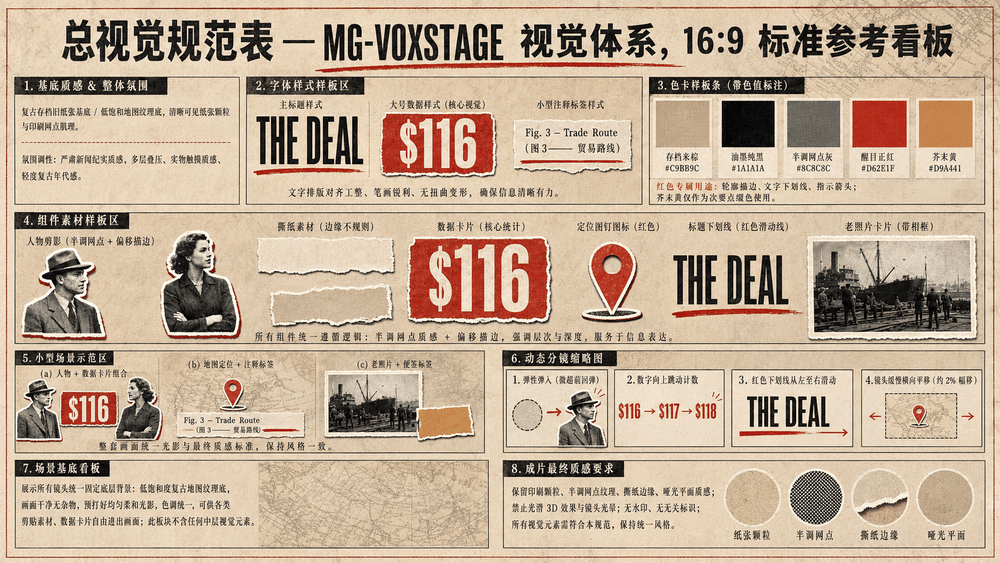
#> input picture assets/mg-voxstage-style-board.png, 1000 x 563 px, shrunk from 1672 x 941 before the run
$ python -i cutout.py   (imports and definitions only)
#> lines starting #> are read from the running program, lines starting #| are printed output that depends on the picture; after the words box and inside, x2 and y2 are one past the last pixel; in counts of white or black regions, pixels touching at a corner belong together
#!/usr/bin/env python3
"""
把 images.json 里标记 `"cutout": true` 的平底元素图抠成透明 PNG。

为什么不用全局色键：纸艺元素内部常有接近底色的浅色（井盖中心、纸片内芯），
全局抠色会把它们一起吃掉。这里从画布四边做连通行 flood fill——只删
"与边缘连通"的底色，被图形包住的近似色保留下来。

产物：public/img/<id>-cut.png（透明、按内容裁边、留 pad 透明边），
以及 public/img/_cutouts.json（每张的裁切框和底色，便于复查）。

    python scripts/cutout.py --project <项目>
    python scripts/cutout.py --project <项目> --only hook-hole,hook-square --force

依赖 Pillow（只在出抠图这一步需要）。
"""

from __future__ import annotations

import argparse
import json
import re
import statistics
import sys
from pathlib import Path

from PIL import Image, ImageDraw, ImageFilter


def log(msg: str) -> None:
    print(msg, flush=True)


def read_json(path: Path):
    with path.open("r", encoding="utf-8-sig") as f:
        return json.load(f)


# [5 lines left out: function write_json, not called in this run]


def background_color(im: Image.Image) -> tuple[int, int, int]:
    """边框像素的中位数。取中位数是为了容忍边缘上偶尔压到主体的像素。"""
    w, h = im.size
    px = im.load()
    edge = []
    for x in range(w):
        edge.append(px[x, 0])
        edge.append(px[x, h - 1])
    for y in range(h):
        edge.append(px[0, y])
        edge.append(px[w - 1, y])
    return tuple(int(statistics.median(c[i] for c in edge)) for i in range(3))  # type: ignore[return-value]


def key_out(
    im: Image.Image,
    tolerance: int = 26,
    erode: int = 2,
    feather: float = 0.7,
    pad: int = 8,
) -> tuple[Image.Image, dict]:
    """返回 (裁边后的 RGBA, 元数据)。"""
    rgb = im.convert("RGB")
    w, h = rgb.size
    bg = background_color(rgb)
    px = rgb.load()

    # 候选底色掩码：与边框中位数的通道差都在容差内
    bgmask = Image.new("L", (w, h), 0)
    mp = bgmask.load()
    for y in range(h):
        for x in range(w):
            r, g, b = px[x, y]
            if max(abs(r - bg[0]), abs(g - bg[1]), abs(b - bg[2])) <= tolerance:
                mp[x, y] = 255

    # 从四边灌水：只把与画布边缘连通的底色标成 128
    step = max(8, min(w, h) // 32)
    seeds = [(0, 0), (w - 1, 0), (0, h - 1), (w - 1, h - 1)]
    for x in range(0, w, step):
        seeds += [(x, 0), (x, h - 1)]
    for y in range(0, h, step):
        seeds += [(0, y), (w - 1, y)]
    for seed in seeds:
        if mp[seed] == 255:
            ImageDraw.floodfill(bgmask, seed, 128, thresh=0)

    alpha = bgmask.point(lambda v: 0 if v == 128 else 255)
    if erode > 0:
        # 去掉留在边缘的一圈底色/抗锯齿光晕
        alpha = alpha.filter(ImageFilter.MinFilter(erode * 2 + 1))
    if feather > 0:
        alpha = alpha.filter(ImageFilter.GaussianBlur(feather))

    rgba = rgb.convert("RGBA")
    rgba.putalpha(alpha)

    bbox = alpha.getbbox()
    meta = {
        "src_w": w,
        "src_h": h,
        "bg": list(bg),
        "tolerance": tolerance,
        "erode": erode,
        "bbox": None,
        "size": [w, h],
    }
    if bbox is None:
        return rgba, meta

    left = max(0, bbox[0] - pad)
    top = max(0, bbox[1] - pad)
    right = min(w, bbox[2] + pad)
    bottom = min(h, bbox[3] + pad)
    cropped = rgba.crop((left, top, right, bottom))
    meta["bbox"] = [left, top, right, bottom]
    meta["size"] = [cropped.width, cropped.height]
    return cropped, meta


# [113 lines left out: functions process, main, not called in this run]


# [2 lines not run here, left out]

>>> from PIL import Image
>>> picture = Image.open('../assets/mg-voxstage-style-board.png')
#> picture is the input picture: PIL image 1000x563 RGB; mean R, G, B 194.1, 172.3, 150
>>> result = key_out(picture)
#> after the loop in background_color, `for x in range(w):`: edge = 2000 items, first 6: (224, 203, 174), (227, 207, 178), (229, 208, 180), (225, 202, 173), (232, 211, 183), (231, 211, 184)
#> after the loop in background_color, `for y in range(h):`: edge = 3126 items, first 6: (224, 203, 174), (227, 207, 178), (229, 208, 180), (225, 202, 173), (232, 211, 183), (231, 211, 184)
#> in key_out, `bg = background_color(rgb)`: bg = (232, 212, 186)
#> in key_out, `bgmask = Image.new("L", (w, h), 0)`: bgmask: PIL image 1000x563 L; every value is 0
#> after the loop in key_out, `for seed in seeds:`:
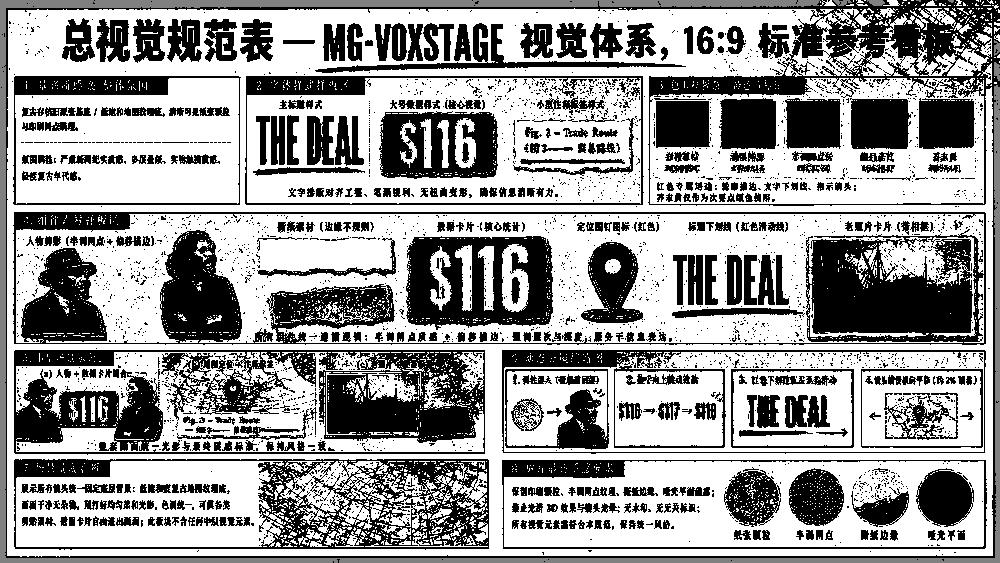
#> bgmask: PIL image 1000x563 L; min 0, max 255, mean 154.4
#> in key_out, `alpha = bgmask.point(lambda v: 0 if v == 128 else 255)`:
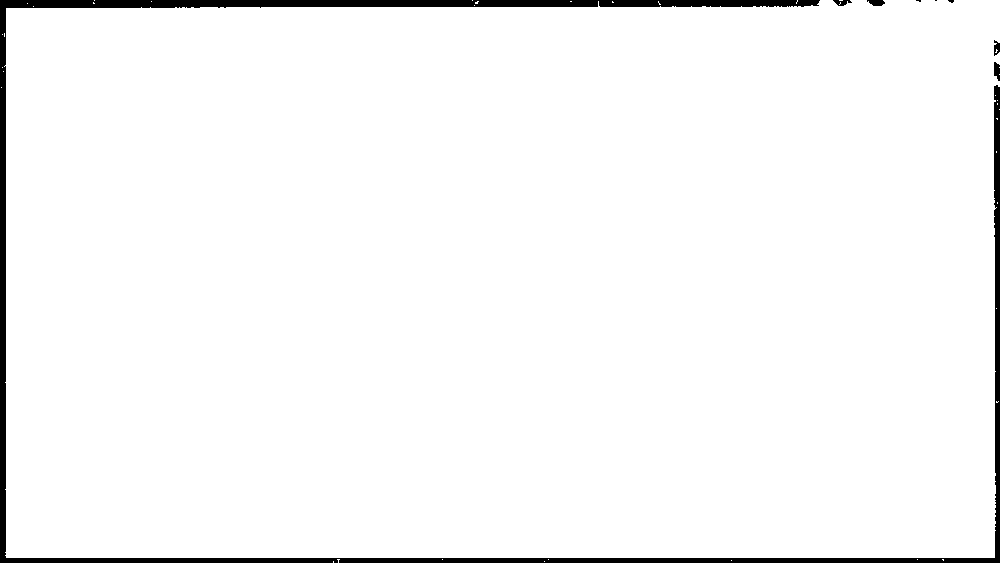
#> alpha: PIL image 1000x563 L; 97% white; 8 black regions (3 under 20 px), largest, box (x1, y1, x2, y2) and area: (0, 0, 1000, 563) 16539, (994, 62, 1000, 81) 87, (867, 0, 885, 6) 83, (833, 0, 852, 6) 68, (994, 40, 1000, 56) 64
#> in key_out, `alpha = alpha.filter(ImageFilter.MinFilter(erode * 2 + 1))`:
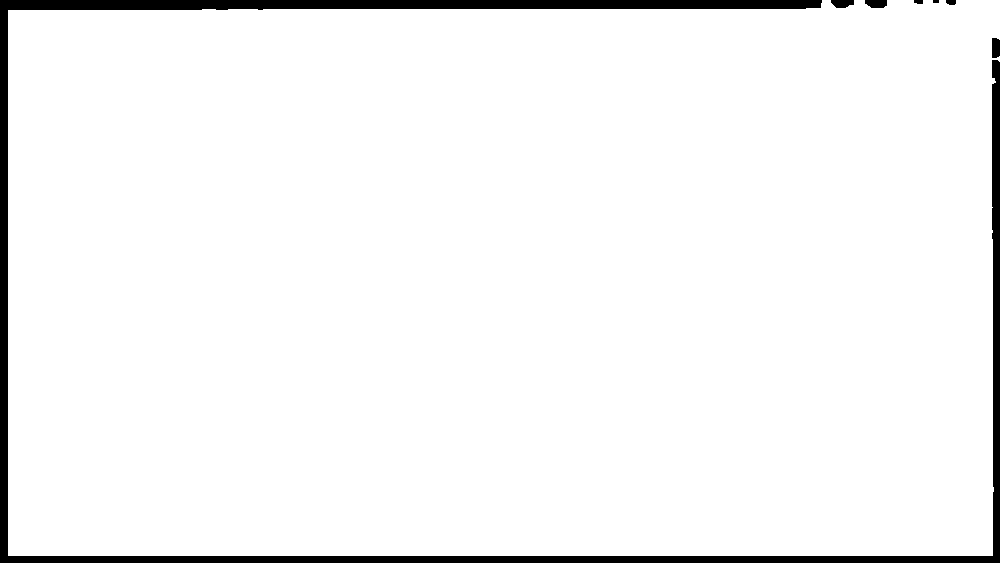
#> alpha: PIL image 1000x563 L; 95.9% white; 7 black regions (1 under 20 px), largest, box (x1, y1, x2, y2) and area: (0, 0, 1000, 563) 22584, (865, 0, 887, 8) 155, (992, 38, 1000, 58) 152, (831, 0, 854, 8) 150, (946, 0, 956, 5) 45, (914, 0, 923, 4) 33
#> in key_out, `rgba.putalpha(alpha)`:
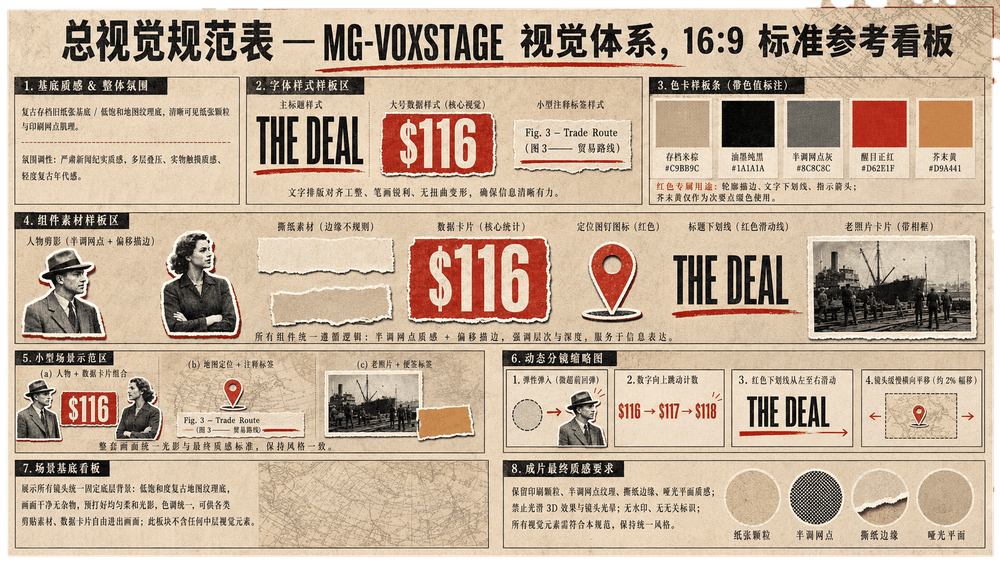
#> rgba: PIL image 1000x563 RGBA; mean R, G, B, A 194.1, 172.3, 150, 244.5; transparent parts drawn white
#> in key_out, `bbox = alpha.getbbox()`: bbox = (6, 0, 1000, 558)
#> in key_out, `left = max(0, bbox[0] - pad)`: left = 0
#> in key_out, `right = min(w, bbox[2] + pad)`: right = 1000
#> in key_out, `bottom = min(h, bbox[3] + pad)`: bottom = 563
